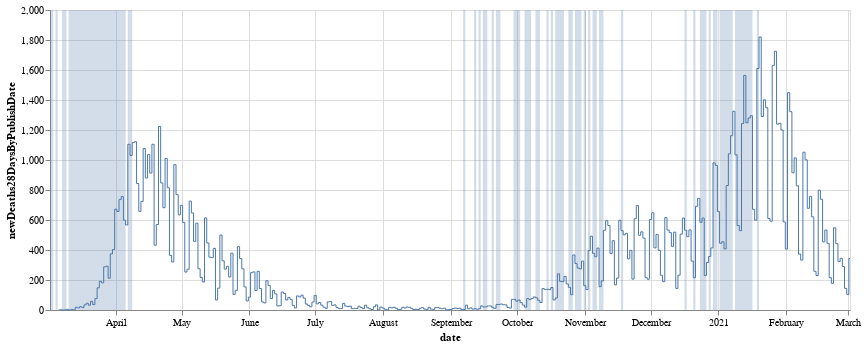

Write notebook code for a chart like this one.
### Markdown cell above
Second, let's highlight the dates when the number of deaths that **occurred** were at their highest. Remember, this chart still shows the number of deaths that were reported. The highlight -- but not the height of the bar -- shows the dates when the number of deaths that occurred were at their highest.

If we compare the first chart to the second chart, then we might conclude that in late December 2020 and early January 2021, by using the number of deaths that were reported, rather than the number of deaths that occurred, to make "highest in" statements, we were under-stating Coronavirus in the UK. This was roughly when Tim Harford and David Spiegelhalter were discussing the difference between these variables.

### Code cell
altair.layer(reported_chart, occurred_highest_chart).resolve_scale(y="independent")

### Figure 1 — Vega-Lite specification as saved in the notebook (floating-point values rounded to 4 significant figures; data arrays with more than 128 entries replaced by an {"elided": "..."} marker saying what was removed)
{"config": {"view": {"continuousWidth": 400, "continuousHeight": 300}}, "layer": [{"data": {"name": "data-db3ef9b918107056114dd8b8bf1c4bd5"}, "mark": {"type": "line", "interpolate": "step", "strokeWidth": 1}, "encoding": {"x": {"type": "temporal", "field": "date"}, "y": {"type": "quantitative", "field": "newDeaths28DaysByPublishDate"}}, "width": 800}, {"data": {"name": "data-410654bd0052f8501d60a74491edf312"}, "mark": {"type": "area", "fillOpacity": 0.25, "interpolate": "step"}, "encoding": {"x": {"type": "temporal", "field": "date"}, "y": {"type": "quantitative", "axis": null, "field": "newDeaths28DaysByDeathDateRankHighest"}}, "width": 800}], "resolve": {"scale": {"y": "independent"}}, "$schema": "https://vega.github.io/schema/vega-lite/v4.8.1.json", "datasets": {"data-db3ef9b918107056114dd8b8bf1c4bd5": {"elided": "366 records"}, "data-410654bd0052f8501d60a74491edf312": {"elided": "366 records"}}}
